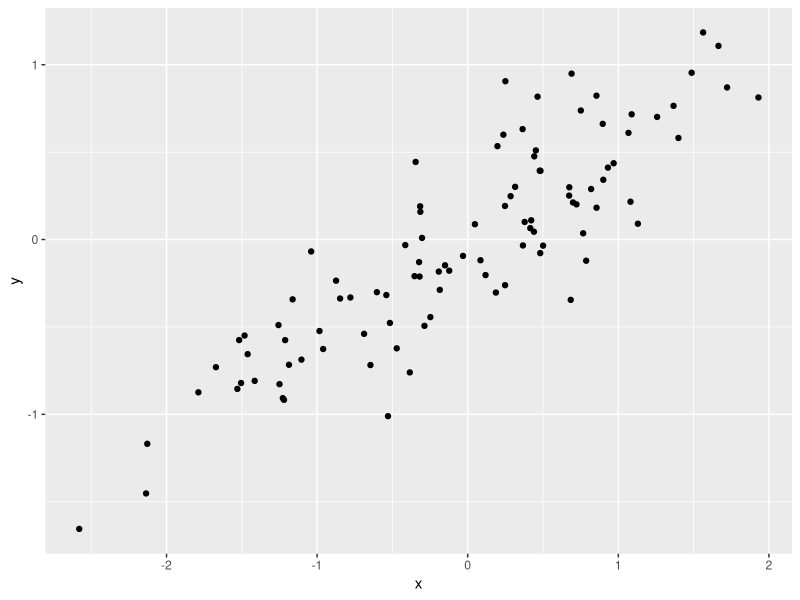
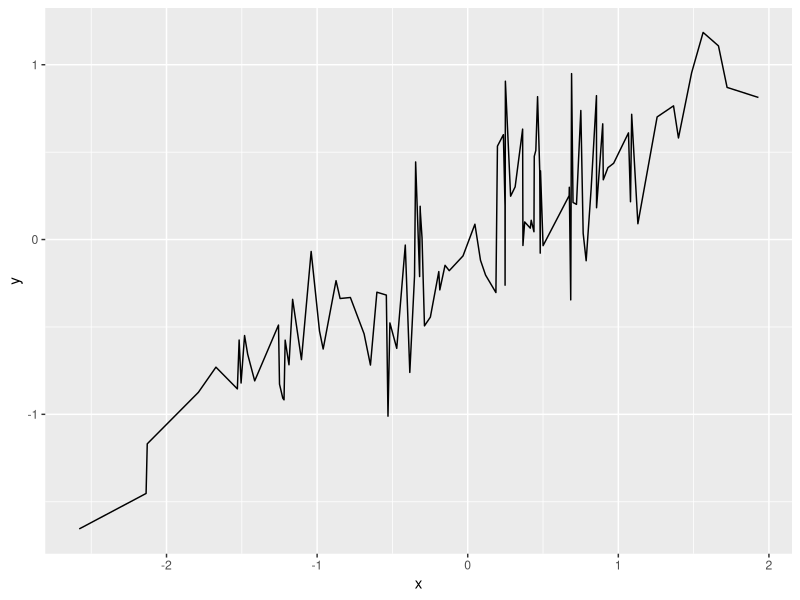
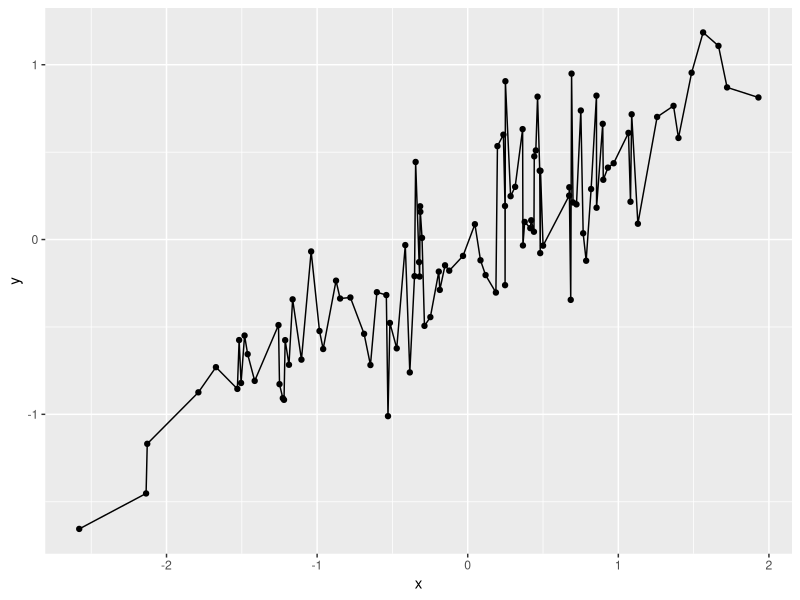
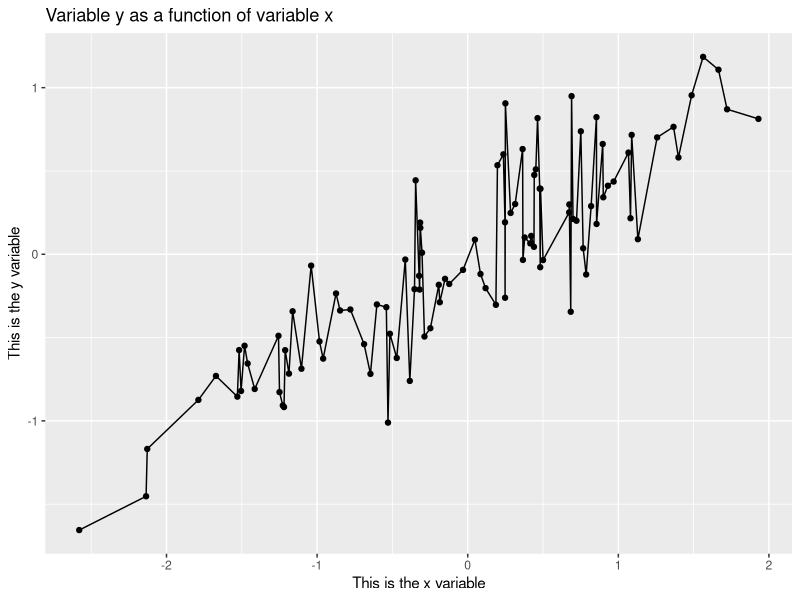
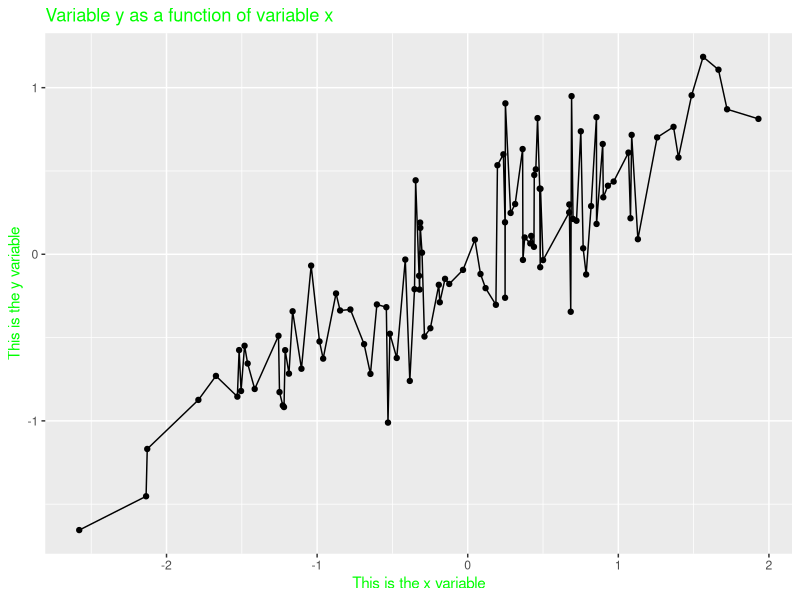
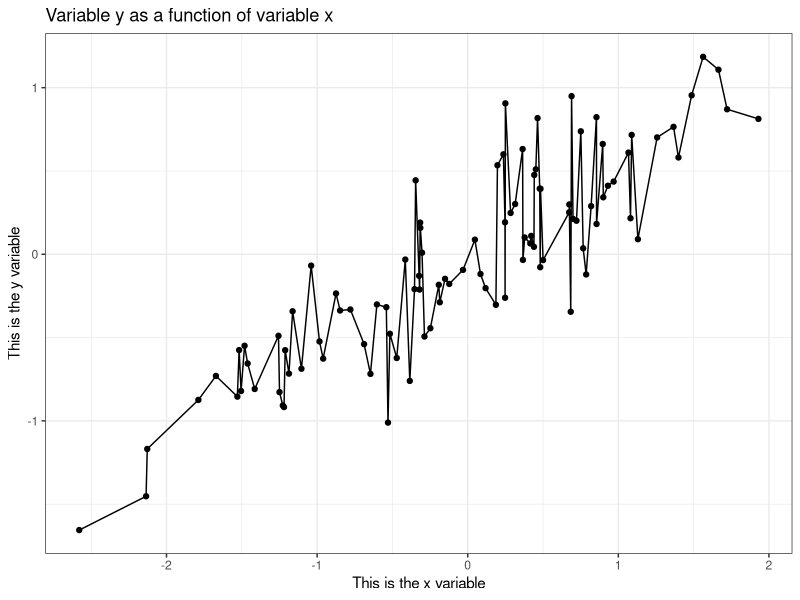
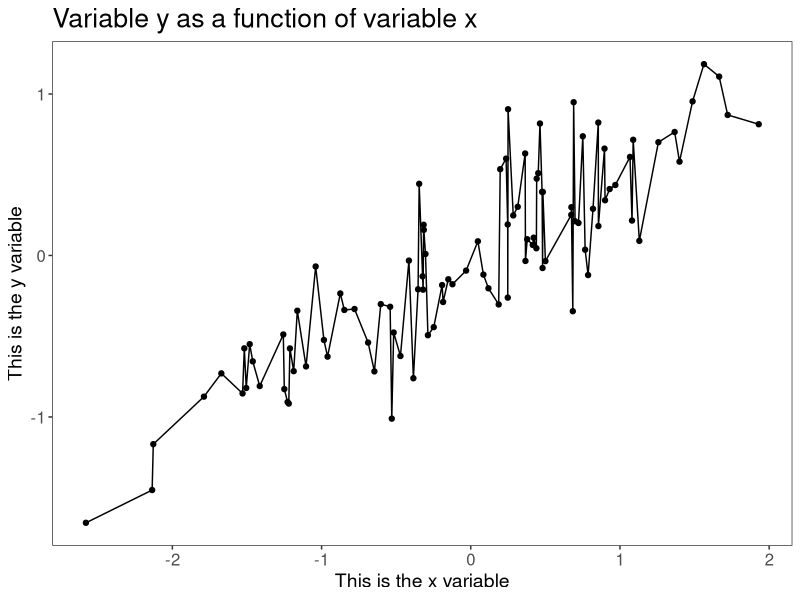
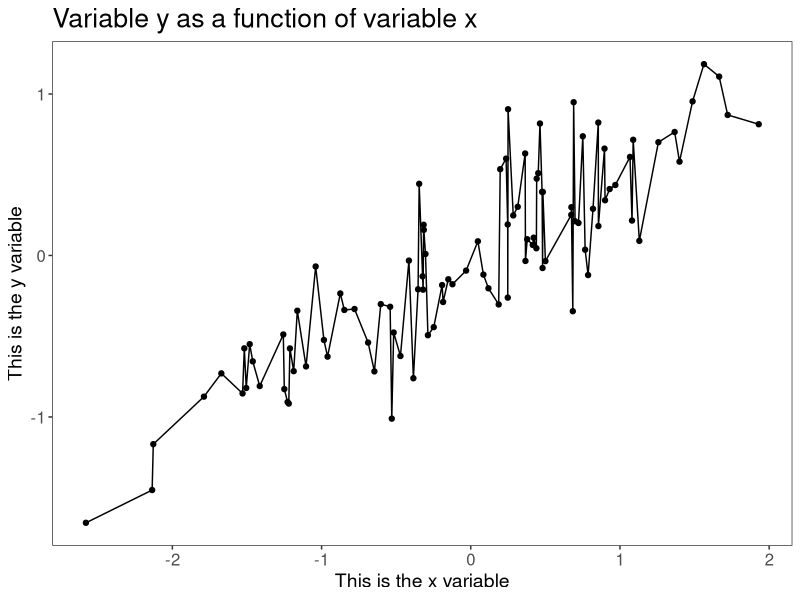

Source code (R) for these figures, in order:
## ---- chunk 1
library(ggplot2)
library(grid)
library(gridExtra)
## ---- chunk 2
x = rnorm(100)
y = 0.5*x + rnorm(100)*0.25

df.xy = data.frame(x=x, y=y)

ggplot(data = df.xy, mapping = aes(x=x, y=y)) + geom_point()
## ---- chunk 3
ggplot(data = df.xy, mapping = aes(x=x, y=y)) + geom_line()
## ---- chunk 4
ggplot(df.xy, aes(x=x, y=y)) + 
  geom_point() + 
  geom_line()
## ---- chunk 5
ggplot(df.xy, aes(x=x, y=y)) + 
  geom_point() + 
  geom_line() +
  ggtitle("Variable y as a function of variable x")+
  xlab("This is the x variable") +
  ylab("This is the y variable")
## ---- chunk 6
ggplot(df.xy, aes(x=x, y=y)) + 
  geom_point() + 
  geom_line() +
  ggtitle("Variable y as a function of variable x")+
  xlab("This is the x variable") +
  ylab("This is the y variable") +
  theme(title = element_text(color="green"))
## ---- chunk 7
ggplot(df.xy, aes(x=x, y=y)) + 
  geom_point() + 
  geom_line() +
  ggtitle("Variable y as a function of variable x")+
  xlab("This is the x variable") +
  ylab("This is the y variable") + 
  theme_bw()
## ---- chunk 8
ggplot(df.xy, aes(x=x, y=y)) + 
  geom_point() + 
  geom_line() +
  ggtitle("Variable y as a function of variable x")+
  xlab("This is the x variable") +
  ylab("This is the y variable") + 
  theme_bw() + 
  theme(panel.grid = element_blank(), 
        axis.text = element_text(size=12),
        title = element_text(size=16),
        axis.title = element_text(size=14))
## ---- chunk 9
eds_theme <- theme_bw() + 
  theme(panel.grid = element_blank(), 
        axis.text = element_text(size=12),
        title = element_text(size=16),
        axis.title = element_text(size=14))

ggplot(df.xy, aes(x=x, y=y)) + 
  geom_point() + 
  geom_line() +
  ggtitle("Variable y as a function of variable x")+
  xlab("This is the x variable") +
  ylab("This is the y variable") + 
  eds_theme
## ---- chunk 10
ggplot(df.xy, aes(x=x, y=y)) + 
  geom_point(aes(color=y, size=y)) + 
  eds_theme
## ---- chunk 11
ggplot(df.xy, aes(x=x, y=y)) + 
  geom_point(color="red", size=6) + 
  eds_theme
## ---- chunk 12
ggplot(df.xy, aes(x=x, y=y)) + 
  geom_point(color="navy", size=10, alpha=0.5, shape=22, fill="steelblue") + 
  geom_line(color="green", size=2, linetype="dotdash", alpha=0.5) +
  eds_theme
## ---- chunk 13
library(gridExtra)

hx <- ggplot(df.xy, aes(x=x)) + 
  geom_histogram(fill='green') + 
  theme_bw()

hy <- ggplot(df.xy, aes(x=y)) + 
  geom_histogram(fill='purple') + 
  theme_bw()

xy <- ggplot(df.xy, aes(x=x, y=y)) + 
  geom_point(color="red", size=6) + 
  theme_bw()

grid.arrange(hx,hy,xy,ncol=3)
## ---- chunk 14
hx <- ggplot(df.xy, aes(x=x)) + 
  geom_histogram(fill='green') + 
  theme_bw()

hy <- ggplot(df.xy, aes(x=y)) + 
  geom_histogram(fill='purple') + 
  coord_flip() +                              # this flips the histogram sideways.
  theme_bw()

xy <- ggplot(df.xy, aes(x=x, y=y)) + 
  geom_point(color="red", size=3) + 
  theme_bw()

grid.arrange(hx,
             grid.rect(gp=gpar(col="white")),  # this is just a white blank.
             xy,
             hy, 
             ncol=2)
